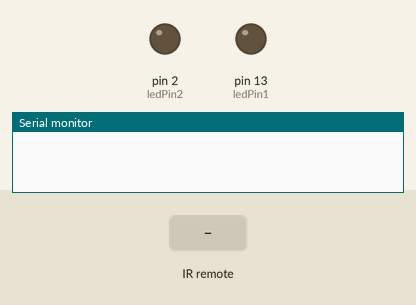
A sketch run on a simulated Arduino Uno, built with avr-gcc and run on an emulated ATmega328P. Shown: output pins drawn as LEDs (lit = HIGH), the last lines printed to the serial monitor. The inputs (shaded band) are chosen by the test bench.

Above: at 1.2 s.
1.3 s: infrared code 0x810 received
At 1.7 s:
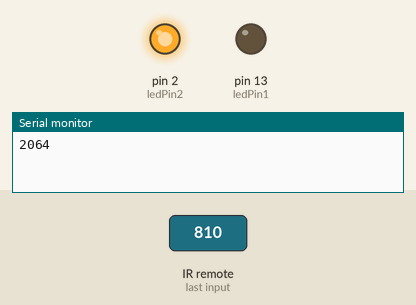
2.8 s: infrared code 0x410 received
At 4.0 s:
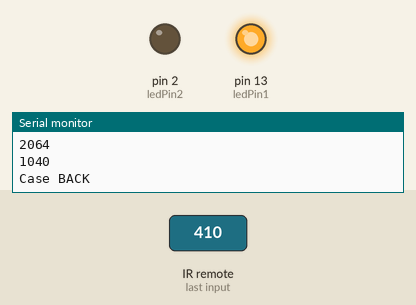
4.3 s: infrared code 0x810 received
At 5.2 s:
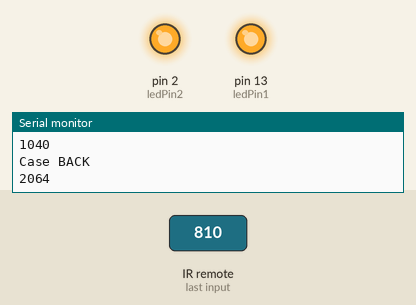
5.8 s: infrared code 0xA90 received
At 6.3 s:
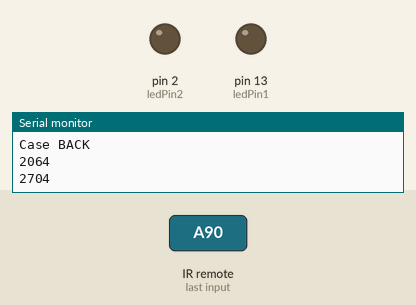
Timing chart, 0 to 8.3 s (numbered marks = the images above; inputs shaded):
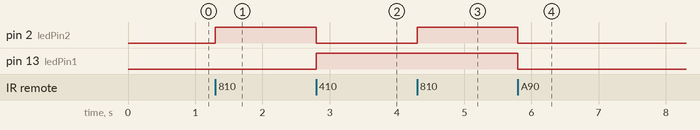

The sketch:

ir_2LED.ino
```cpp
#include <IRremote.h>      // Include the lib

int RECV_PIN = 8;
int ledPin1=13;
int ledPin2=2;
IRrecv irrecv(RECV_PIN);
int c=0;
decode_results results;

void setup()
{
  Serial.begin(9600);
  irrecv.enableIRIn(); // Start the receiver
  pinMode(ledPin1,OUTPUT);
  pinMode(ledPin2,OUTPUT);
//  pinMode(RECV_PIN,INPUT);
}

void loop() {
  //int senseValue=digitalRead(RECV_PIN);
  if (irrecv.decode(&results)) {
    Serial.println(results.value, DEC);
    irrecv.resume(); // Receive the next value

  //delay(100);

switch(results.value){

case 16: digitalWrite(ledPin1,HIGH);
          //c=1;
          break;
case 2064: digitalWrite(ledPin2, HIGH);
          //c=1;
          break;
case 2704: digitalWrite(ledPin1, LOW);
           digitalWrite(ledPin2, LOW);
           break;
case 1040: if (digitalRead(ledPin1) == HIGH && digitalRead(ledPin2) == LOW){
                  digitalWrite(ledPin1, LOW);
                  digitalWrite(ledPin2, HIGH);
                //  Serial.println("INSIDE");
                 }
                 else if (digitalRead(ledPin1) == LOW && digitalRead(ledPin2) == HIGH){
                  digitalWrite(ledPin2, LOW);
                  digitalWrite(ledPin1, HIGH);
                 }
                 Serial.println("Case BACK");
                 break;
}

//case default:
//              break;
}

 /* if(results.value == 16 && c==0)

  {
    digitalWrite(ledPin1,HIGH);
    Serial.println("ON");

    c=1;
    }


   else if(results.value == 2704 && c==1)

  {
    digitalWrite(ledPin,LOW);
    Serial.println("OFF");
    c=0;
  }*/


 }
```

Measured:
- after the input at 1.3 s, pin 2 (ledPin2): LOW → HIGH at once
- after the input at 2.8 s, pin 2 (ledPin2): HIGH → LOW at once; pin 13 (ledPin1): LOW → HIGH at once
- after the input at 4.3 s, pin 2 (ledPin2): LOW → HIGH at once
- after the input at 5.8 s, pin 2 (ledPin2), pin 13 (ledPin1): HIGH → LOW at once
